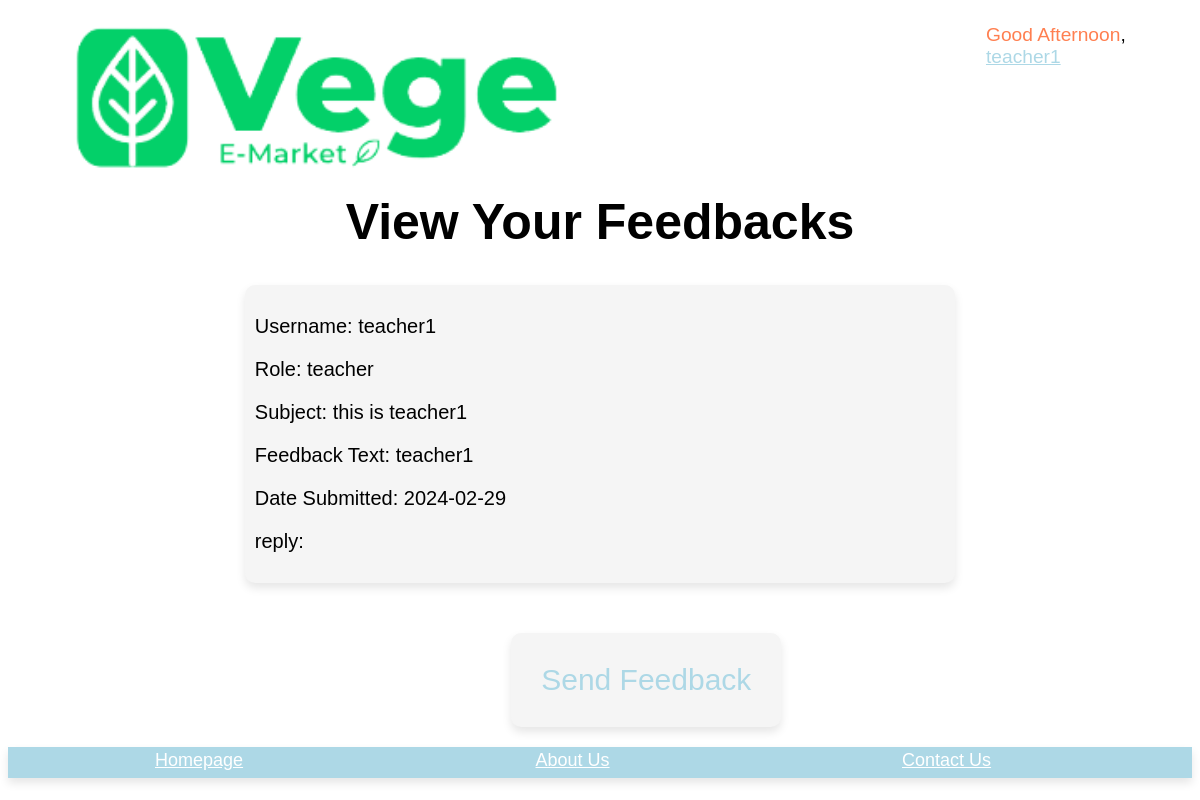
The page /teacher/teacher_feedback.php (signed in) on the database as committed earlier.
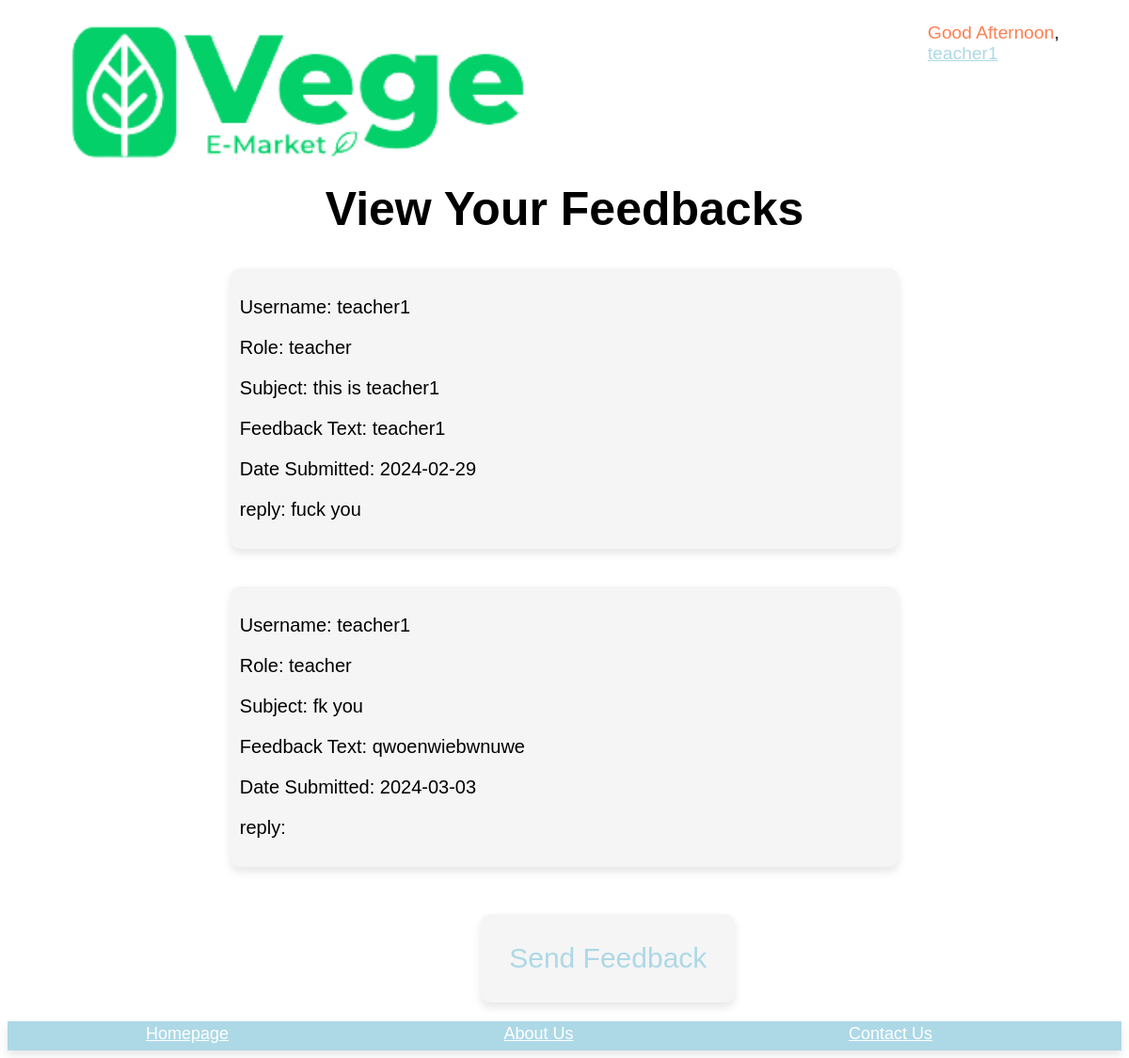
The same page on the database as committed later.
### tables this page shows
CREATE TABLE IF NOT EXISTS `feedback` (
  `feedbackID` varchar(100) NOT NULL,
  `userID` varchar(100) NOT NULL,
  `Feedback_Text` text NOT NULL,
  `subject` varchar(500) NOT NULL,
  `date_created` date NOT NULL,
  `reply` varchar(9999) NOT NULL,
  `role` varchar(255) NOT NULL,
  PRIMARY KEY (`feedbackID`),
  KEY `userID` (`userID`)
);

CREATE TABLE IF NOT EXISTS `user` (
  `userID` varchar(100) NOT NULL,
  `username` varchar(100) NOT NULL,
  `gender` varchar(10) NOT NULL,
  `email` varchar(100) NOT NULL,
  `phone` varchar(100) NOT NULL,
  `birthday` date NOT NULL,
  `password` varchar(100) NOT NULL,
  `AccStatus` varchar(100) NOT NULL,
  `role` varchar(10) NOT NULL,
  `Profile_Pic` varchar(255) NOT NULL,
  PRIMARY KEY (`userID`)
);

### teacher/teacher_feedback.php (the view, shortened to what this page needs)
<?php
include '../includes/header.php';
$currentUserID = $_SESSION['userID'];
$selectFeedbackQuery = "SELECT feedback.*, user.username, user.role FROM feedback
                        INNER JOIN user ON feedback.userID = user.userID
                        WHERE user.userID = '$currentUserID'";;
$feedbackResult = mysqli_query($conn, $selectFeedbackQuery);
?>
<!DOCTYPE html>
<html lang="en">
<head>
</head>
<body>
    <h1> View Your Feedbacks</h1>
    <?php
    if (mysqli_num_rows($feedbackResult) > 0) {
        while ($row = mysqli_fetch_assoc($feedbackResult)) {
            echo "<div class='feedback-container'>";
            echo "<div class='feedback-content'>";
            echo "<p>Username: {$row['username']}</p>";
            echo "<p>Role: {$row['role']}</p>";
            echo "<p>Subject: {$row['subject']}</p>";
            echo "<p>Feedback Text: {$row['Feedback_Text']}</p>";
            echo "<p>Date Submitted: {$row['date_created']}</p>";
            echo "<p>reply: {$row['reply']}</p>";
            echo "</div>";
            echo "</div>";
        }
    } else {
        echo "<h2>Currently you did not submit any feedbacks.</h2>";
    }
    ?>
    <div class='send-feedback'>
    <a type="button" value="Send Feedback" class="form-btn" href='./feedback.php'>Send Feedback</a>
    </div>
    </body>
    </html>
    <?php
    include '../includes/footer.php';
?>

Rows that differ between the two databases and show on the page:
changed feedback "this is teacher1": reply (not shown) → "fuck you"
added feedback: userID.username "teacher1", userID.role "teacher", subject "fk you", Feedback_Text "qwoenwiebwnuwe", date_created "2024-03-03"
